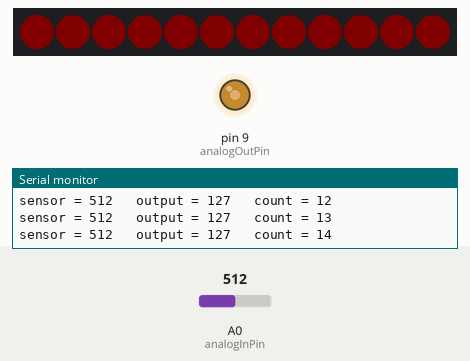
This sketch was run on a simulated Arduino Uno, built with avr-gcc and run on an emulated ATmega328P. Parts: 12 RGB LEDs in strip order, left to right, output pins drawn as LEDs (lit = HIGH), the last lines printed to the serial monitor. Inputs (shaded band) come from the test bench; at power-on: A0 (analogInPin) = 512. Dim RGB values are drawn brighter than linear.

Above: at 1.26 s.
1.3 s: A0 (analogInPin) set to 560
At 1.43 s:
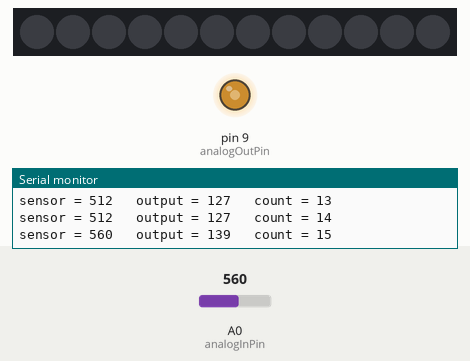
2.9 s: A0 (analogInPin) set to 984
At 2.97 s:
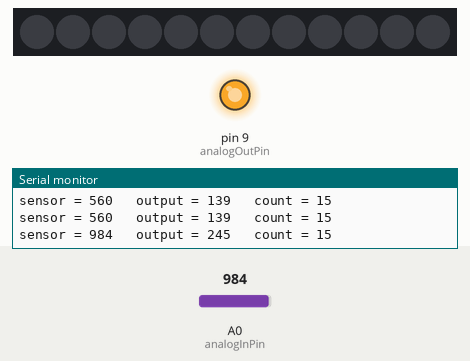
4.5 s: A0 (analogInPin) set to 1007
At 4.57 s:
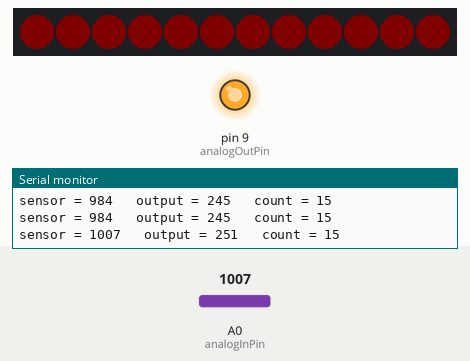
6.3 s: A0 (analogInPin) set to 106
At 6.41 s:
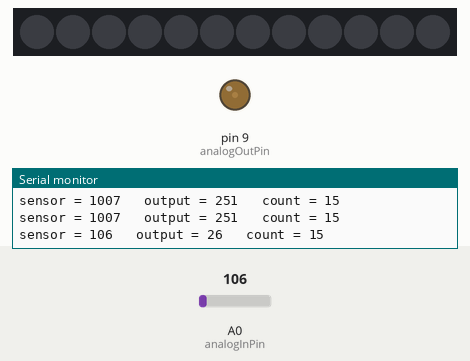
8.0 s: A0 (analogInPin) set to 90
At 8.13 s:
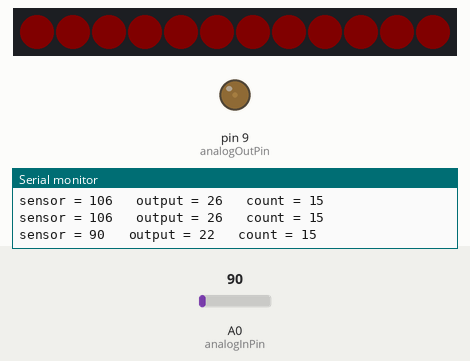
9.7 s: A0 (analogInPin) set to 0
At 9.9 s:
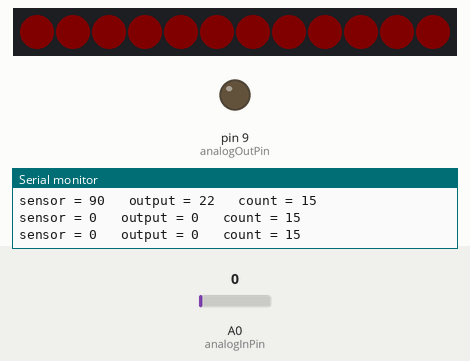
Timing chart, 0 to 12.4 s (numbered marks = the images above; inputs shaded):
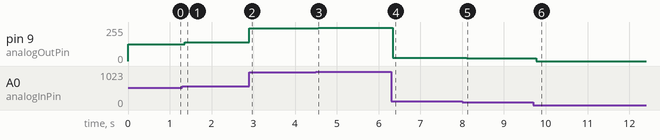

The sketch:

Campfire.ino
```cpp
// This code simulates a campfire. This version uses an Adafruit Neopixel ring with 12 leds
// The potentiometer is used to read the 'friction

#include <Adafruit_NeoPixel.h>
#define PIN 5

Adafruit_NeoPixel strip = Adafruit_NeoPixel(12, PIN, NEO_GRB + NEO_KHZ800);
const int analogInPin = A0;  // Analog input pin that the potentiometer is attached to
const int analogOutPin = 9; // Analog output pin that the LED is attached to

int potValue = 0;        // value read from the pot
int outputValue = 0;        // value output to the PWM (analog out)

int counter = 0;

void setup() {
  //strip settings
  strip.setBrightness(5);

  Serial.begin(9600);
}

void loop() {

  // read the analog in value:
  potValue = analogRead(analogInPin);
  // map it to the range of the analog out:
  outputValue = map(potValue, 0, 1023, 0, 255);
  // change the analog out value:
  analogWrite(analogOutPin, outputValue);

  // print the results to the serial monitor:
  Serial.print("sensor = ");
  Serial.print(potValue);
  Serial.print("\t output = ");
  Serial.print(outputValue);
  Serial.print("\t count = ");
  Serial.println(counter);

  // wait 2 milliseconds before the next loop
  // for the analog-to-digital converter to settle
  // after the last reading:
  delay(2);

  if(potValue > 500 && potValue <550){
      counter++;
    }

  if(counter > 5){

  for(int i=0;i<12;i++){
  strip.begin();
  strip.setPixelColor(i,255,0,0);
  strip.show();
    }
  delay(50);
  for(int i=0;i<12;i++){
    strip.begin();
    strip.setPixelColor(i,0,0,0);
    strip.show();
    }
    delay(50);

  }
 }
```

Measured:
- the behaviour switches between 999 and 1000 on A0 (analogInPin) (found by bisection; images 2 and 3)
- the behaviour switches between 100 and 99 on A0 (analogInPin) (found by bisection; images 4 and 5)
- after the input at 1.3 s, pin 9 (analogOutPin): 127/255 → 139/255 after 0.06 s
- after the input at 2.9 s, pin 9 (analogOutPin): 139/255 → 245/255 at once
- after the input at 4.5 s, pin 9 (analogOutPin): 245/255 → 251/255 after 0.06 s
- after the input at 6.3 s, pin 9 (analogOutPin): 251/255 → 26/255 at once
- after the input at 8.0 s, pin 9 (analogOutPin): 26/255 → 22/255 after 0.11 s
- after the input at 9.7 s, pin 9 (analogOutPin): 22/255 → 0/255 after 0.07 s
